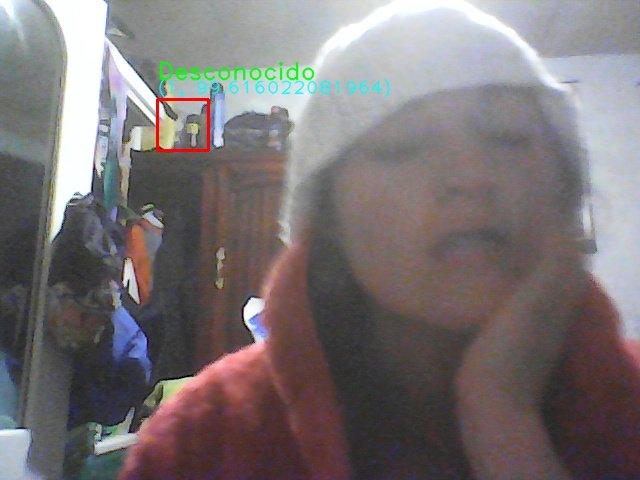
#> input picture desco/.jpg, 640 x 480 px, found by its file name; its folder holds only this picture in this run
$ python data.py
#> lines starting #> are read from the running program, lines starting #| are printed output that depends on the picture
import cv2
import os
input_images_path = "C:/Users/MARIELA/Videos/proyecto/desco"
files_names = os.listdir(input_images_path)
print(files_names)
output_images_path = "C:/Users/MARIELA/Videos/proyecto/desco"
if not os.path.exists(output_images_path):
    os.makedirs(output_images_path)
    print("Directorio creado: ", output_images_path)
count = 0
for file_name in files_names:
    image_path = input_images_path + "/" + file_name
    print(image_path)
    image = cv2.imread(image_path)
#> image is the input picture: shape (480, 640, 3); mean B, G, R 116, 114.8, 121.1
    if image is None:
        continue
    image = cv2.cvtColor(image, cv2.COLOR_BGR2GRAY)
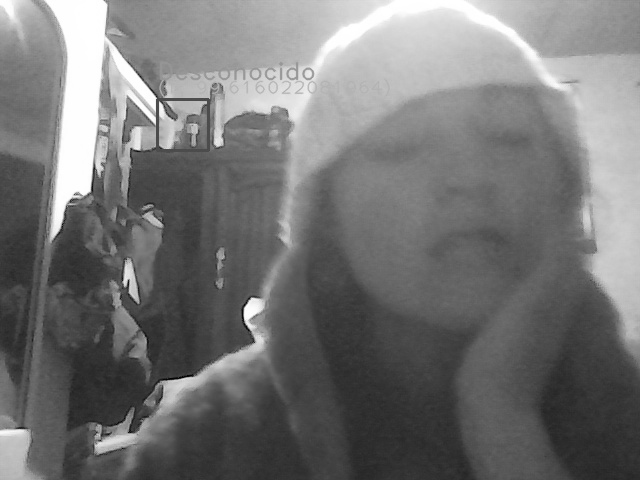
#> image: shape (480, 640); min 2, max 255, mean 116.8
    image = cv2.resize(image, (100, 100), interpolation=cv2.INTER_CUBIC)
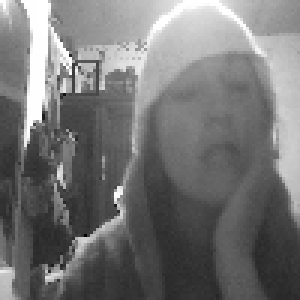
#> image: shape (100, 100) (shown 3 times larger); min 0, max 255, mean 116.8
    cv2.imwrite(output_images_path + "/image" + str(count) + ".jpg", image)
    count += 1

$ run again, on desco/0.jpg
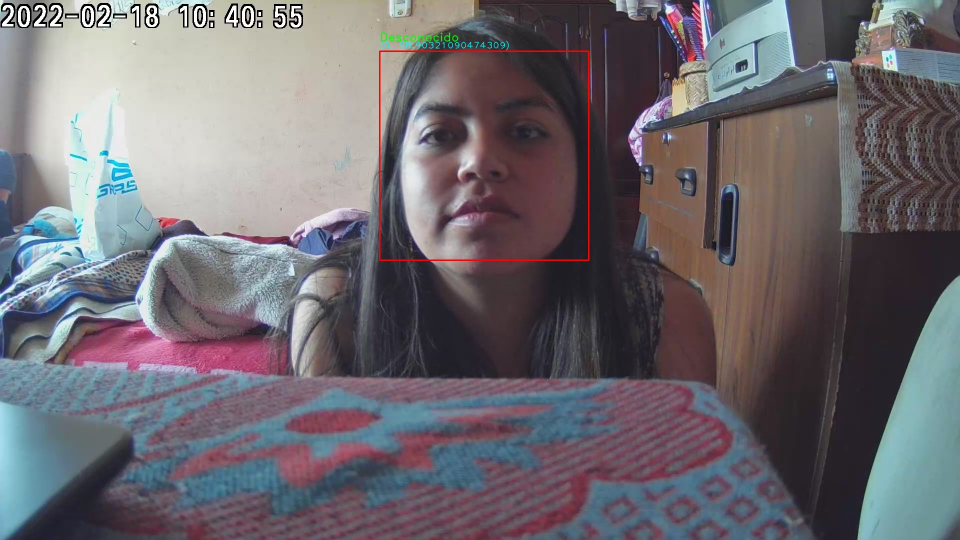
#> input picture desco/0.jpg, 1920 x 1080 px, found by its file name (shown at 1/2 size)
#> image is the input picture: shape (1080, 1920, 3); mean B, G, R 111.3, 105.6, 109.8
#> `image = cv2.cvtColor(image, cv2.COLOR_BGR2GRAY)`:
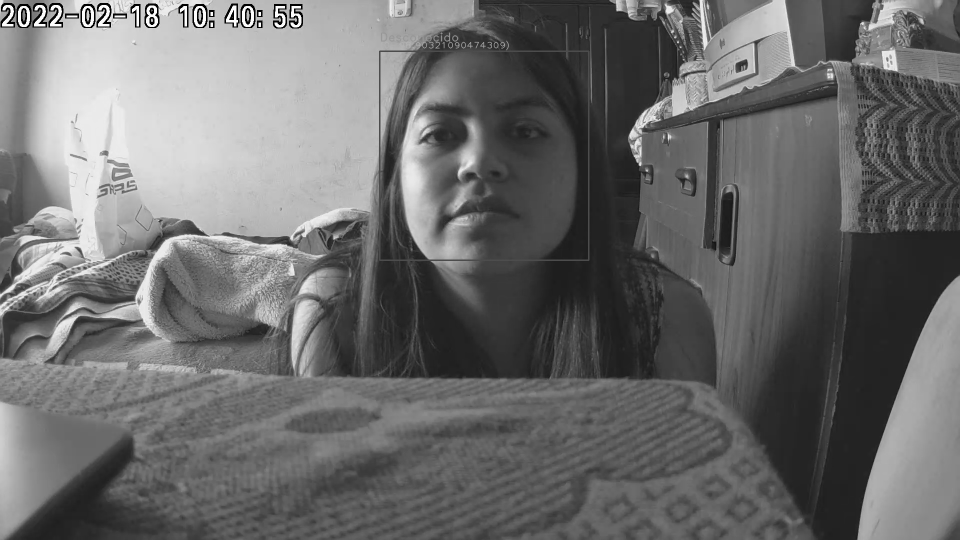
#> image: shape (1080, 1920) (shown at 1/2 size); min 0, max 255, mean 107.5
#> `image = cv2.resize(image, (100, 100), interpolation=cv2.INTER_CUBIC)`:
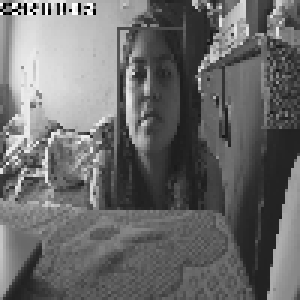
#> image: shape (100, 100) (shown 3 times larger); min 0, max 255, mean 107.1
